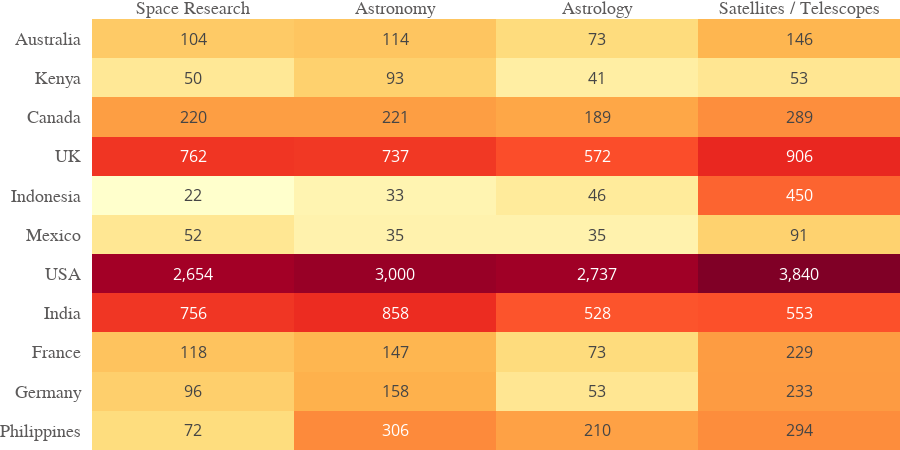

Notebook cell for this chart:
### Markdown cell above
Plot the heatmap from the reshaped data

### Code cell
%%time
vh.plot_plotly_heatmap(
    data_dict=data_dict,
    annotation_text=data_dict["annotation_text"],
    margin_dict=dict(l=30, r=0, b=0, t=0, pad=0),
    fig_width=900,
)

### Figure 1 — Plotly figure (JSON) as saved in the notebook; plotly's stock layout.template omitted (floating-point values rounded to 4 significant figures)
{"data": [{"colorscale": [[0, "rgb(255,255,204)"], [0.125, "rgb(255,237,160)"], [0.25, "rgb(254,217,118)"], [0.375, "rgb(254,178,76)"], [0.5, "rgb(253,141,60)"], [0.625, "rgb(252,78,42)"], [0.75, "rgb(227,26,28)"], [0.875, "rgb(189,0,38)"], [1, "rgb(128,0,38)"]], "hoverinfo": "skip", "reversescale": false, "showscale": false, "type": "heatmap", "x": ["Space Research", "Astronomy", "Astrology", "Satellites / Telescopes"], "y": ["Philippines", "Germany", "France", "India", "USA", "Mexico", "Indonesia", "UK", "Canada", "Kenya", "Australia"], "z": [[4.29, 5.727, 5.352, 5.687], [4.575, 5.069, 3.989, 5.455], [4.779, 4.997, 4.304, 5.438], [6.629, 6.756, 6.271, 6.317], [7.884, 8.007, 7.915, 8.253], [3.97, 3.584, 3.584, 4.522], [3.135, 3.526, 3.85, 6.111], [6.637, 6.604, 6.351, 6.81], [5.398, 5.403, 5.247, 5.67], [3.932, 4.543, 3.738, 3.989], [4.654, 4.745, 4.304, 4.99]]}], "layout": {"annotations": [{"font": {"color": "#454545"}, "showarrow": false, "text": "72", "x": "Space Research", "xref": "x", "y": "Philippines", "yref": "y"}, {"font": {"color": "white"}, "showarrow": false, "text": "306", "x": "Astronomy", "xref": "x", "y": "Philippines", "yref": "y"}, {"font": {"color": "#454545"}, "showarrow": false, "text": "210", "x": "Astrology", "xref": "x", "y": "Philippines", "yref": "y"}, {"font": {"color": "#454545"}, "showarrow": false, "text": "294", "x": "Satellites / Telescopes", "xref": "x", "y": "Philippines", "yref": "y"}, {"font": {"color": "#454545"}, "showarrow": false, "text": "96", "x": "Space Research", "xref": "x", "y": "Germany", "yref": "y"}, {"font": {"color": "#454545"}, "showarrow": false, "text": "158", "x": "Astronomy", "xref": "x", "y": "Germany", "yref": "y"}, {"font": {"color": "#454545"}, "showarrow": false, "text": "53", "x": "Astrology", "xref": "x", "y": "Germany", "yref": "y"}, {"font": {"color": "#454545"}, "showarrow": false, "text": "233", "x": "Satellites / Telescopes", "xref": "x", "y": "Germany", "yref": "y"}, {"font": {"color": "#454545"}, "showarrow": false, "text": "118", "x": "Space Research", "xref": "x", "y": "France", "yref": "y"}, {"font": {"color": "#454545"}, "showarrow": false, "text": "147", "x": "Astronomy", "xref": "x", "y": "France", "yref": "y"}, {"font": {"color": "#454545"}, "showarrow": false, "text": "73", "x": "Astrology", "xref": "x", "y": "France", "yref": "y"}, {"font": {"color": "#454545"}, "showarrow": false, "text": "229", "x": "Satellites / Telescopes", "xref": "x", "y": "France", "yref": "y"}, {"font": {"color": "white"}, "showarrow": false, "text": "756", "x": "Space Research", "xref": "x", "y": "India", "yref": "y"}, {"font": {"color": "white"}, "showarrow": false, "text": "858", "x": "Astronomy", "xref": "x", "y": "India", "yref": "y"}, {"font": {"color": "white"}, "showarrow": false, "text": "528", "x": "Astrology", "xref": "x", "y": "India", "yref": "y"}, {"font": {"color": "white"}, "showarrow": false, "text": "553", "x": "Satellites / Telescopes", "xref": "x", "y": "India", "yref": "y"}, {"font": {"color": "white"}, "showarrow": false, "text": "2,654", "x": "Space Research", "xref": "x", "y": "USA", "yref": "y"}, {"font": {"color": "white"}, "showarrow": false, "text": "3,000", "x": "Astronomy", "xref": "x", "y": "USA", "yref": "y"}, {"font": {"color": "white"}, "showarrow": false, "text": "2,737", "x": "Astrology", "xref": "x", "y": "USA", "yref": "y"}, {"font": {"color": "white"}, "showarrow": false, "text": "3,840", "x": "Satellites / Telescopes", "xref": "x", "y": "USA", "yref": "y"}, {"font": {"color": "#454545"}, "showarrow": false, "text": "52", "x": "Space Research", "xref": "x", "y": "Mexico", "yref": "y"}, {"font": {"color": "#454545"}, "showarrow": false, "text": "35", "x": "Astronomy", "xref": "x", "y": "Mexico", "yref": "y"}, {"font": {"color": "#454545"}, "showarrow": false, "text": "35", "x": "Astrology", "xref": "x", "y": "Mexico", "yref": "y"}, {"font": {"color": "#454545"}, "showarrow": false, "text": "91", "x": "Satellites / Telescopes", "xref": "x", "y": "Mexico", "yref": "y"}, {"font": {"color": "#454545"}, "showarrow": false, "text": "22", "x": "Space Research", "xref": "x", "y": "Indonesia", "yref": "y"}, {"font": {"color": "#454545"}, "showarrow": false, "text": "33", "x": "Astronomy", "xref": "x", "y": "Indonesia", "yref": "y"}, {"font": {"color": "#454545"}, "showarrow": false, "text": "46", "x": "Astrology", "xref": "x", "y": "Indonesia", "yref": "y"}, {"font": {"color": "white"}, "showarrow": false, "text": "450", "x": "Satellites / Telescopes", "xref": "x", "y": "Indonesia", "yref": "y"}, {"font": {"color": "white"}, "showarrow": false, "text": "762", "x": "Space Research", "xref": "x", "y": "UK", "yref": "y"}, {"font": {"color": "white"}, "showarrow": false, "text": "737", "x": "Astronomy", "xref": "x", "y": "UK", "yref": "y"}, {"font": {"color": "white"}, "showarrow": false, "text": "572", "x": "Astrology", "xref": "x", "y": "UK", "yref": "y"}, {"font": {"color": "white"}, "showarrow": false, "text": "906", "x": "Satellites / Telescopes", "xref": "x", "y": "UK", "yref": "y"}, {"font": {"color": "#454545"}, "showarrow": false, "text": "220", "x": "Space Research", "xref": "x", "y": "Canada", "yref": "y"}, {"font": {"color": "#454545"}, "showarrow": false, "text": "221", "x": "Astronomy", "xref": "x", "y": "Canada", "yref": "y"}, {"font": {"color": "#454545"}, "showarrow": false, "text": "189", "x": "Astrology", "xref": "x", "y": "Canada", "yref": "y"}, {"font": {"color": "#454545"}, "showarrow": false, "text": "289", "x": "Satellites / Telescopes", "xref": "x", "y": "Canada", "yref": "y"}, {"font": {"color": "#454545"}, "showarrow": false, "text": "50", "x": "Space Research", "xref": "x", "y": "Kenya", "yref": "y"}, {"font": {"color": "#454545"}, "showarrow": false, "text": "93", "x": "Astronomy", "xref": "x", "y": "Kenya", "yref": "y"}, {"font": {"color": "#454545"}, "showarrow": false, "text": "41", "x": "Astrology", "xref": "x", "y": "Kenya", "yref": "y"}, {"font": {"color": "#454545"}, "showarrow": false, "text": "53", "x": "Satellites / Telescopes", "xref": "x", "y": "Kenya", "yref": "y"}, {"font": {"color": "#454545"}, "showarrow": false, "text": "104", "x": "Space Research", "xref": "x", "y": "Australia", "yref": "y"}, {"font": {"color": "#454545"}, "showarrow": false, "text": "114", "x": "Astronomy", "xref": "x", "y": "Australia", "yref": "y"}, {"font": {"color": "#454545"}, "showarrow": false, "text": "73", "x": "Astrology", "xref": "x", "y": "Australia", "yref": "y"}, {"font": {"color": "#454545"}, "showarrow": false, "text": "146", "x": "Satellites / Telescopes", "xref": "x", "y": "Australia", "yref": "y"}], "autosize": false, "font": {"size": 16}, "height": 450, "margin": {"b": 0, "l": 30, "pad": 0, "r": 0, "t": 0}, "paper_bgcolor": "rgba(0, 0, 0, 0)", "plot_bgcolor": "rgba(0, 0, 0, 0)", "width": 900, "xaxis": {"autorange": true, "dtick": 1, "gridcolor": "rgb(0, 0, 0)", "range": [-0.5, 3.5], "side": "top", "tickangle": 0, "tickfont": {"color": "rgb(92,90,90)", "family": "Arial", "size": 18}, "ticks": "", "type": "category"}, "yaxis": {"autorange": true, "dtick": 1, "range": [-0.5, 10.5], "tickfont": {"color": "rgb(92,90,90)", "family": "Arial", "size": 18}, "ticks": "", "ticksuffix": "  ", "type": "category"}}}
